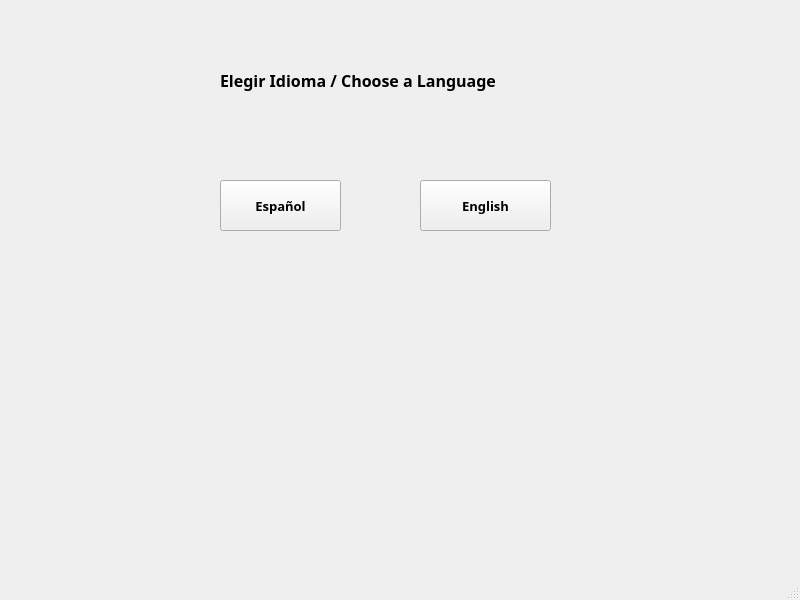
<?xml version="1.0" encoding="UTF-8"?>
<ui version="4.0">
 <class>MainWindow</class>
 <widget class="QMainWindow" name="MainWindow">
  <property name="geometry">
   <rect>
    <x>0</x>
    <y>0</y>
    <width>800</width>
    <height>600</height>
   </rect>
  </property>
  <property name="windowTitle">
   <string>MainWindow</string>
  </property>
  <widget class="QWidget" name="centralwidget">
   <widget class="QPushButton" name="pushButton">
    <property name="geometry">
     <rect>
      <x>220</x>
      <y>180</y>
      <width>121</width>
      <height>51</height>
     </rect>
    </property>
    <property name="font">
     <font>
      <family>Yu Gothic UI Semibold</family>
      <pointsize>10</pointsize>
      <weight>75</weight>
      <bold>true</bold>
      <underline>false</underline>
     </font>
    </property>
    <property name="text">
     <string>Español</string>
    </property>
   </widget>
   <widget class="QPushButton" name="pushButton_2">
    <property name="geometry">
     <rect>
      <x>420</x>
      <y>180</y>
      <width>131</width>
      <height>51</height>
     </rect>
    </property>
    <property name="font">
     <font>
      <family>Yu Gothic UI Semibold</family>
      <pointsize>10</pointsize>
      <weight>75</weight>
      <bold>true</bold>
      <underline>false</underline>
     </font>
    </property>
    <property name="text">
     <string>English</string>
    </property>
   </widget>
   <widget class="QLabel" name="label">
    <property name="geometry">
     <rect>
      <x>220</x>
      <y>30</y>
      <width>331</width>
      <height>101</height>
     </rect>
    </property>
    <property name="font">
     <font>
      <family>Yu Gothic UI Semibold</family>
      <pointsize>12</pointsize>
      <weight>75</weight>
      <bold>true</bold>
     </font>
    </property>
    <property name="text">
     <string>Elegir Idioma / Choose a Language</string>
    </property>
   </widget>
  </widget>
  <widget class="QMenuBar" name="menubar">
   <property name="geometry">
    <rect>
     <x>0</x>
     <y>0</y>
     <width>800</width>
     <height>26</height>
    </rect>
   </property>
  </widget>
  <widget class="QStatusBar" name="statusbar"/>
 </widget>
 <resources/>
 <connections/>
</ui>
